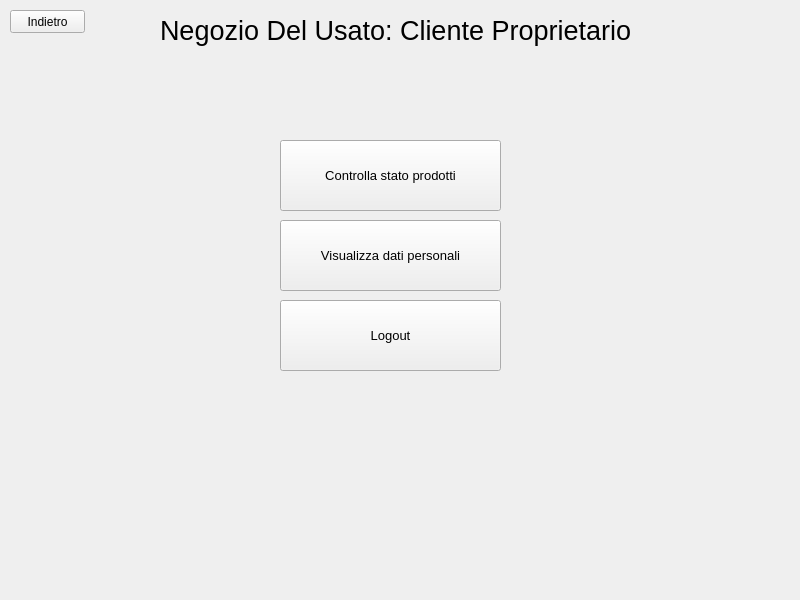
<?xml version="1.0" encoding="UTF-8"?>
<ui version="4.0">
 <class>LoginWindow</class>
 <widget class="QMainWindow" name="LoginWindow">
  <property name="geometry">
   <rect>
    <x>0</x>
    <y>0</y>
    <width>800</width>
    <height>600</height>
   </rect>
  </property>
  <property name="windowTitle">
   <string>MainWindow</string>
  </property>
  <widget class="QWidget" name="loginWidget">
   <widget class="QPushButton" name="pushButton_2">
    <property name="geometry">
     <rect>
      <x>10</x>
      <y>10</y>
      <width>75</width>
      <height>23</height>
     </rect>
    </property>
    <property name="text">
     <string>Indietro</string>
    </property>
   </widget>
   <widget class="QLabel" name="label">
    <property name="geometry">
     <rect>
      <x>160</x>
      <y>10</y>
      <width>491</width>
      <height>41</height>
     </rect>
    </property>
    <property name="font">
     <font>
      <pointsize>20</pointsize>
     </font>
    </property>
    <property name="text">
     <string>Negozio Del Usato: Cliente Proprietario</string>
    </property>
   </widget>
   <widget class="QPushButton" name="pushButton_6">
    <property name="geometry">
     <rect>
      <x>280</x>
      <y>300</y>
      <width>221</width>
      <height>71</height>
     </rect>
    </property>
    <property name="font">
     <font>
      <pointsize>10</pointsize>
     </font>
    </property>
    <property name="text">
     <string>Logout</string>
    </property>
   </widget>
   <widget class="QPushButton" name="pushButton_8">
    <property name="geometry">
     <rect>
      <x>280</x>
      <y>220</y>
      <width>221</width>
      <height>71</height>
     </rect>
    </property>
    <property name="font">
     <font>
      <pointsize>10</pointsize>
     </font>
    </property>
    <property name="text">
     <string>Visualizza dati personali</string>
    </property>
   </widget>
   <widget class="QPushButton" name="pushButton_9">
    <property name="geometry">
     <rect>
      <x>280</x>
      <y>140</y>
      <width>221</width>
      <height>71</height>
     </rect>
    </property>
    <property name="font">
     <font>
      <pointsize>10</pointsize>
     </font>
    </property>
    <property name="text">
     <string>Controlla stato prodotti</string>
    </property>
   </widget>
  </widget>
 </widget>
 <resources/>
 <connections/>
</ui>
